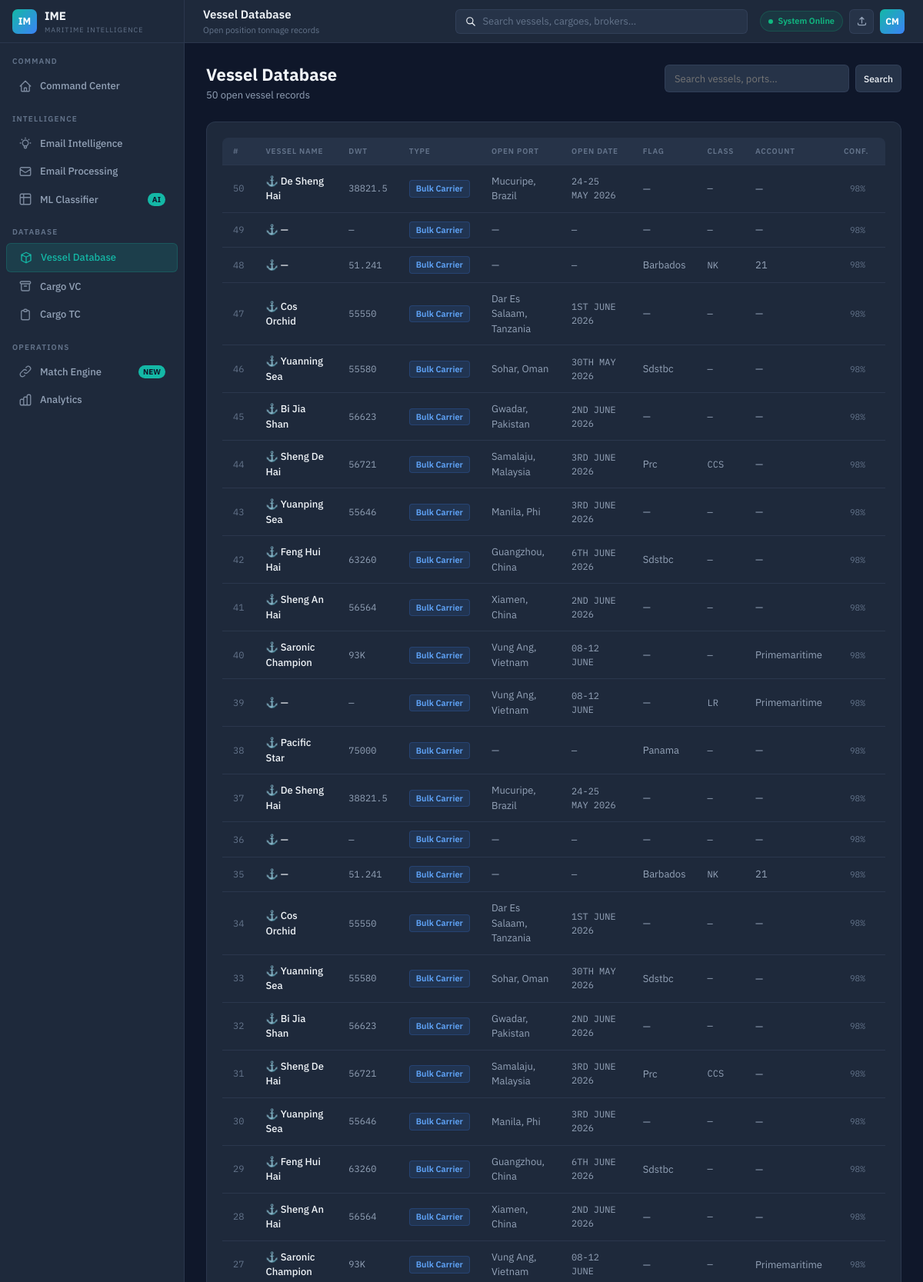
/tonnage (upper part), run on the app's committed database.
### tables this page shows
CREATE TABLE tonnage (
            id INTEGER PRIMARY KEY AUTOINCREMENT,
            email_id INTEGER,
            vessel_name TEXT,
            account_name TEXT,
            open_port TEXT,
            open_date TEXT,
            vessel_type TEXT,
            vessel_size_dwt TEXT,
            built_year TEXT,
            flag TEXT,
            classification TEXT,
            created_at TEXT DEFAULT (datetime('now')),
            FOREIGN KEY (email_id) REFERENCES emails(id)
        );

CREATE TABLE emails (
            id INTEGER PRIMARY KEY AUTOINCREMENT,
            category TEXT NOT NULL,
            category_label TEXT,
            sender TEXT,
            subject TEXT,
            snippet TEXT,
            confidence INTEGER,
            record_count INTEGER,
            raw_text TEXT,
            parsed_json TEXT,
            created_at TEXT DEFAULT (datetime('now'))
        );

### app.py (the view)
@app.route('/tonnage')
def tonnage():
    search = request.args.get('q', '')
    rows = get_all_tonnage(search)
    return render_template('tonnage.html', rows=rows, search=search, count=len(rows))

### database.py (called while the page is built)
def get_conn():
    os.makedirs(os.path.dirname(DB_PATH), exist_ok=True)
    conn = sqlite3.connect(DB_PATH)
    conn.row_factory = sqlite3.Row
    return conn

def get_all_tonnage(search=''):
    conn = get_conn()
    c = conn.cursor()
    q = '''SELECT t.*, e.sender, e.created_at as email_date, e.confidence
           FROM tonnage t JOIN emails e ON t.email_id = e.id'''
    params = []
    if search:
        q += ' WHERE t.vessel_name LIKE ? OR t.open_port LIKE ? OR t.account_name LIKE ?'
        params = [f'%{search}%'] * 3
    q += ' ORDER BY t.id DESC'
    c.execute(q, params)
    rows = [dict(r) for r in c.fetchall()]
    conn.close()
    return rows

### templates/tonnage.html (shortened to what this page needs)
{% extends "base.html" %}
{% block tb_title %}Vessel Database{% endblock %}
{% block tb_sub %}Open position tonnage records{% endblock %}
{% block content %}
<div class="ph">
  <div class="ph-row">
    <div><h1>Vessel Database</h1><p>{{ count }} open vessel records</p></div>
    <form style="display:flex;gap:8px;" method="get">
      <input class="fc" name="q" value="{{ search }}" placeholder="Search vessels, ports…" style="width:240px;height:36px;">
      <button class="btn btn-s btn-sm" type="submit">Search</button>
    </form>
  </div>
</div>
<div class="card">
  <div class="tbl-wrap">
    {% if rows %}
    <table class="tbl">
      <thead><tr><th>#</th><th>Vessel Name</th><th>DWT</th><th>Type</th><th>Open Port</th><th>Open Date</th><th>Flag</th><th>Class</th><th>Account</th><th>Conf.</th></tr></thead>
      <tbody>
      {% for r in rows %}
      <tr>
        <td class="cm" style="color:var(--t3)">{{ r.id }}</td>
        <td><span class="cp">⚓ {{ r.vessel_name or '—' }}</span></td>
        <td class="cm">{{ r.vessel_size_dwt or '—' }}</td>
        <td><span class="bdg bt">{{ r.vessel_type or 'Bulk Carrier' }}</span></td>
        <td>{{ r.open_port or '—' }}</td>
        <td class="cm">{{ r.open_date or '—' }}</td>
        <td>{{ r.flag or '—' }}</td>
        <td class="cm">{{ r.classification or '—' }}</td>
        <td style="max-width:160px;overflow:hidden;text-overflow:ellipsis;white-space:nowrap;">{{ r.account_name or '—' }}</td>
        <td><div class="cbar"><span class="clbl">{{ r.confidence or 0 }}%</span></div></td>
      </tr>
      {% endfor %}
      </tbody>
    </table>
    {% endif %}
  </div>
</div>
{% endblock %}

### templates/base.html (style rules this page uses)
:root { --bg:#0F172A;--surface:#1E293B;--elevated:#263348;--card:#1a2744;--border:rgba(99,119,160,0.18);--border-b:rgba(99,119,160,0.35);--accent:#14B8A6;--accent-d:rgba(20,184,166,0.15);--blue:#3B82F6;--blue-d:rgba(59,130,246,0.12);--success:#10B981;--warn:#F59E0B;--danger:#EF4444;--t1:#F1F5F9;--t2:#94A3B8;--t3:#64748B;--sw:240px;--th:56px;--font:'IBM Plex Sans',-apple-system,sans-serif;--mono:'IBM Plex Mono',monospace;--r:8px;--rl:12px; }
*,*::before,*::after { box-sizing:border-box;margin:0;padding:0; }
body { font-family:var(--font);background:var(--bg);color:var(--t1);min-height:100vh;font-size:14px;line-height:1.5; }
.ph { margin-bottom:24px; }
.ph h1 { font-size:22px;font-weight:700;line-height:1.2; }
.ph p { font-size:13px;color:var(--t2);margin-top:4px; }
.ph-row { display:flex;align-items:flex-start;justify-content:space-between;gap:16px; }
.card { background:var(--surface);border:1px solid var(--border);border-radius:var(--rl);padding:20px;transition:border-color .2s; }
.tbl-wrap { overflow-x:auto;border-radius:var(--r); }
.tbl { width:100%;border-collapse:collapse;font-size:13px; }
.tbl th { background:var(--elevated);color:var(--t3);font-size:10px;font-weight:600;text-transform:uppercase;letter-spacing:.8px;padding:10px 14px;text-align:left;white-space:nowrap;border-bottom:1px solid var(--border);position:sticky;top:0; }
.tbl td { padding:11px 14px;border-bottom:1px solid var(--border);color:var(--t2);vertical-align:middle; }
.cp { color:var(--t1);font-weight:500; }
.cm { font-family:var(--mono);font-size:12px; }
.bdg { display:inline-flex;align-items:center;gap:4px;padding:2px 8px;border-radius:4px;font-size:11px;font-weight:600;white-space:nowrap; }
.bt { background:rgba(59,130,246,.12);color:#60A5FA;border:1px solid rgba(59,130,246,.2); }
.btn { display:inline-flex;align-items:center;gap:6px;padding:8px 16px;border-radius:6px;font-family:var(--font);font-size:13px;font-weight:500;cursor:pointer;border:none;transition:all .15s;white-space:nowrap; }
.btn-s { background:var(--elevated);color:var(--t1);border:1px solid var(--border); }
.btn-sm { padding:5px 10px;font-size:12px; }
.fc { width:100%;background:var(--elevated);border:1px solid var(--border);border-radius:6px;color:var(--t1);font-family:var(--font);font-size:13px;padding:8px 12px;transition:border-color .15s;outline:none; }
.cbar { display:flex;align-items:center;gap:8px; }
.clbl { font-size:11px;font-family:var(--mono);color:var(--t3);min-width:32px; }

### data on the page
tonnage: id "50", vessel_name "De Sheng Hai", vessel_size_dwt "38821.5", vessel_type "Bulk Carrier", open_port "Mucuripe, Brazil", open_date "24-25 MAY 2026", flag "—", classification "—", account_name "—", confidence "98"
tonnage: id "49", vessel_name "—", vessel_size_dwt "—", vessel_type "Bulk Carrier", open_port "—", open_date "—", flag "—", classification "—", account_name "—", confidence "98"
tonnage: id "48", vessel_name "—", vessel_size_dwt "51.241", vessel_type "Bulk Carrier", open_port "—", open_date "—", flag "Barbados", classification "NK", account_name "21", confidence "98"
tonnage: id "47", vessel_name "Cos Orchid", vessel_size_dwt "55550", vessel_type "Bulk Carrier", open_port "Dar Es Salaam, Tanzania", open_date "1ST JUNE 2026", flag "—", classification "—", account_name "—", confidence "98"
tonnage: id "46", vessel_name "Yuanning Sea", vessel_size_dwt "55580", vessel_type "Bulk Carrier", open_port "Sohar, Oman", open_date "30TH MAY 2026", flag "Sdstbc", classification "—", account_name "—", confidence "98"
tonnage: id "45", vessel_name "Bi Jia Shan", vessel_size_dwt "56623", vessel_type "Bulk Carrier", open_port "Gwadar, Pakistan", open_date "2ND JUNE 2026", flag "—", classification "—", account_name "—", confidence "98"
tonnage: id "44", vessel_name "Sheng De Hai", vessel_size_dwt "56721", vessel_type "Bulk Carrier", open_port "Samalaju, Malaysia", open_date "3RD JUNE 2026", flag "Prc", classification "CCS", account_name "—", confidence "98"
tonnage: id "43", vessel_name "Yuanping Sea", vessel_size_dwt "55646", vessel_type "Bulk Carrier", open_port "Manila, Phi", open_date "3RD JUNE 2026", flag "—", classification "—", account_name "—", confidence "98"
tonnage: id "42", vessel_name "Feng Hui Hai", vessel_size_dwt "63260", vessel_type "Bulk Carrier", open_port "Guangzhou, China", open_date "6TH JUNE 2026", flag "Sdstbc", classification "—", account_name "—", confidence "98"
tonnage: id "41", vessel_name "Sheng An Hai", vessel_size_dwt "56564", vessel_type "Bulk Carrier", open_port "Xiamen, China", open_date "2ND JUNE 2026", flag "—", classification "—", account_name "—", confidence "98"
tonnage: id "40", vessel_name "Saronic Champion", vessel_size_dwt "93K", vessel_type "Bulk Carrier", open_port "Vung Ang, Vietnam", open_date "08-12 JUNE", flag "—", classification "—", account_name "Primemaritime", confidence "98"
tonnage: id "39", vessel_name "—", vessel_size_dwt "—", vessel_type "Bulk Carrier", open_port "Vung Ang, Vietnam", open_date "08-12 JUNE", flag "—", classification "LR", account_name "Primemaritime", confidence "98"
tonnage: id "38", vessel_name "Pacific Star", vessel_size_dwt "75000", vessel_type "Bulk Carrier", open_port "—", open_date "—", flag "Panama", classification "—", account_name "—", confidence "98"
tonnage: id "37", vessel_name "De Sheng Hai", vessel_size_dwt "38821.5", vessel_type "Bulk Carrier", open_port "Mucuripe, Brazil", open_date "24-25 MAY 2026", flag "—", classification "—", account_name "—", confidence "98"
tonnage: id "36", vessel_name "—", vessel_size_dwt "—", vessel_type "Bulk Carrier", open_port "—", open_date "—", flag "—", classification "—", account_name "—", confidence "98"
tonnage: id "35", vessel_name "—", vessel_size_dwt "51.241", vessel_type "Bulk Carrier", open_port "—", open_date "—", flag "Barbados", classification "NK", account_name "21", confidence "98"
tonnage: id "34", vessel_name "Cos Orchid", vessel_size_dwt "55550", vessel_type "Bulk Carrier", open_port "Dar Es Salaam, Tanzania", open_date "1ST JUNE 2026", flag "—", classification "—", account_name "—", confidence "98"
tonnage: id "33", vessel_name "Yuanning Sea", vessel_size_dwt "55580", vessel_type "Bulk Carrier", open_port "Sohar, Oman", open_date "30TH MAY 2026", flag "Sdstbc", classification "—", account_name "—", confidence "98"
tonnage: id "32", vessel_name "Bi Jia Shan", vessel_size_dwt "56623", vessel_type "Bulk Carrier", open_port "Gwadar, Pakistan", open_date "2ND JUNE 2026", flag "—", classification "—", account_name "—", confidence "98"
tonnage: id "31", vessel_name "Sheng De Hai", vessel_size_dwt "56721", vessel_type "Bulk Carrier", open_port "Samalaju, Malaysia", open_date "3RD JUNE 2026", flag "Prc", classification "CCS", account_name "—", confidence "98"
tonnage: id "30", vessel_name "Yuanping Sea", vessel_size_dwt "55646", vessel_type "Bulk Carrier", open_port "Manila, Phi", open_date "3RD JUNE 2026", flag "—", classification "—", account_name "—", confidence "98"
tonnage: id "29", vessel_name "Feng Hui Hai", vessel_size_dwt "63260", vessel_type "Bulk Carrier", open_port "Guangzhou, China", open_date "6TH JUNE 2026", flag "Sdstbc", classification "—", account_name "—", confidence "98"
tonnage: id "28", vessel_name "Sheng An Hai", vessel_size_dwt "56564", vessel_type "Bulk Carrier", open_port "Xiamen, China", open_date "2ND JUNE 2026", flag "—", classification "—", account_name "—", confidence "98"
tonnage: id "27", vessel_name "Saronic Champion", vessel_size_dwt "93K", vessel_type "Bulk Carrier", open_port "Vung Ang, Vietnam", open_date "08-12 JUNE", flag "—", classification "—", account_name "Primemaritime", confidence "98"

### other printed values
{{ count }} "50"
